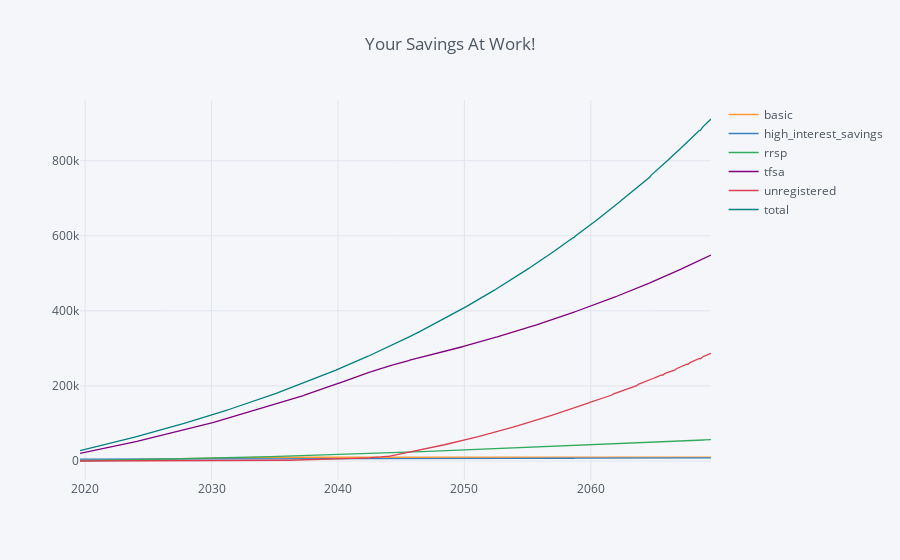

Notebook code for this chart:
### Markdown cell above
# Visualize

## TODO:

- We over-contribute to RRSP, if we set a goal and a timeline we can make sure we don't hit the 35k limit before then (although it's not really terrible to have money left in it just from interest)

### Code cell
cfs_by_acct.iplot(title='Your Savings At Work!')

### Figure 1 — Plotly figure (JSON) as saved in the notebook; plotly's stock layout.template omitted (floating-point values rounded to 4 significant figures; data arrays with more than 128 entries replaced by an {"elided": "..."} marker saying what was removed)
{"data": [{"line": {"color": "rgba(255, 153, 51, 1.0)", "dash": "solid", "shape": "linear", "width": 1.3}, "mode": "lines", "name": "basic", "text": "", "type": "scatter", "uid": "92149058-6659-4fb0-83dc-7d31b822e66f", "x": {"elided": "600 str values"}, "y": {"elided": "600 float values"}}, {"line": {"color": "rgba(55, 128, 191, 1.0)", "dash": "solid", "shape": "linear", "width": 1.3}, "mode": "lines", "name": "high_interest_savings", "text": "", "type": "scatter", "uid": "0bceddeb-33f7-4de4-8bba-817305ac90fe", "x": {"elided": "600 str values"}, "y": {"elided": "600 float values"}}, {"line": {"color": "rgba(50, 171, 96, 1.0)", "dash": "solid", "shape": "linear", "width": 1.3}, "mode": "lines", "name": "rrsp", "text": "", "type": "scatter", "uid": "93d43b3d-f6d2-4243-8861-bf9312a1dc55", "x": {"elided": "600 str values"}, "y": {"elided": "600 float values"}}, {"line": {"color": "rgba(128, 0, 128, 1.0)", "dash": "solid", "shape": "linear", "width": 1.3}, "mode": "lines", "name": "tfsa", "text": "", "type": "scatter", "uid": "e5cb6310-d6e3-40f5-af05-c1e91f36e9a5", "x": {"elided": "600 str values"}, "y": {"elided": "600 float values"}}, {"line": {"color": "rgba(219, 64, 82, 1.0)", "dash": "solid", "shape": "linear", "width": 1.3}, "mode": "lines", "name": "unregistered", "text": "", "type": "scatter", "uid": "81a5a7b9-756b-4f2b-8f43-970d745e6c8b", "x": {"elided": "600 str values"}, "y": {"elided": "600 float values"}}, {"line": {"color": "rgba(0, 128, 128, 1.0)", "dash": "solid", "shape": "linear", "width": 1.3}, "mode": "lines", "name": "total", "text": "", "type": "scatter", "uid": "6a08b32d-6854-4dff-ac16-e7a5ab8ec660", "x": {"elided": "600 str values"}, "y": {"elided": "600 float values"}}], "layout": {"legend": {"bgcolor": "#F5F6F9", "font": {"color": "#4D5663"}}, "paper_bgcolor": "#F5F6F9", "plot_bgcolor": "#F5F6F9", "title": {"font": {"color": "#4D5663"}, "text": "Your Savings At Work!"}, "xaxis": {"gridcolor": "#E1E5ED", "showgrid": true, "tickfont": {"color": "#4D5663"}, "title": {"font": {"color": "#4D5663"}, "text": ""}, "zerolinecolor": "#E1E5ED"}, "yaxis": {"gridcolor": "#E1E5ED", "showgrid": true, "tickfont": {"color": "#4D5663"}, "title": {"font": {"color": "#4D5663"}, "text": ""}, "zerolinecolor": "#E1E5ED"}}}
